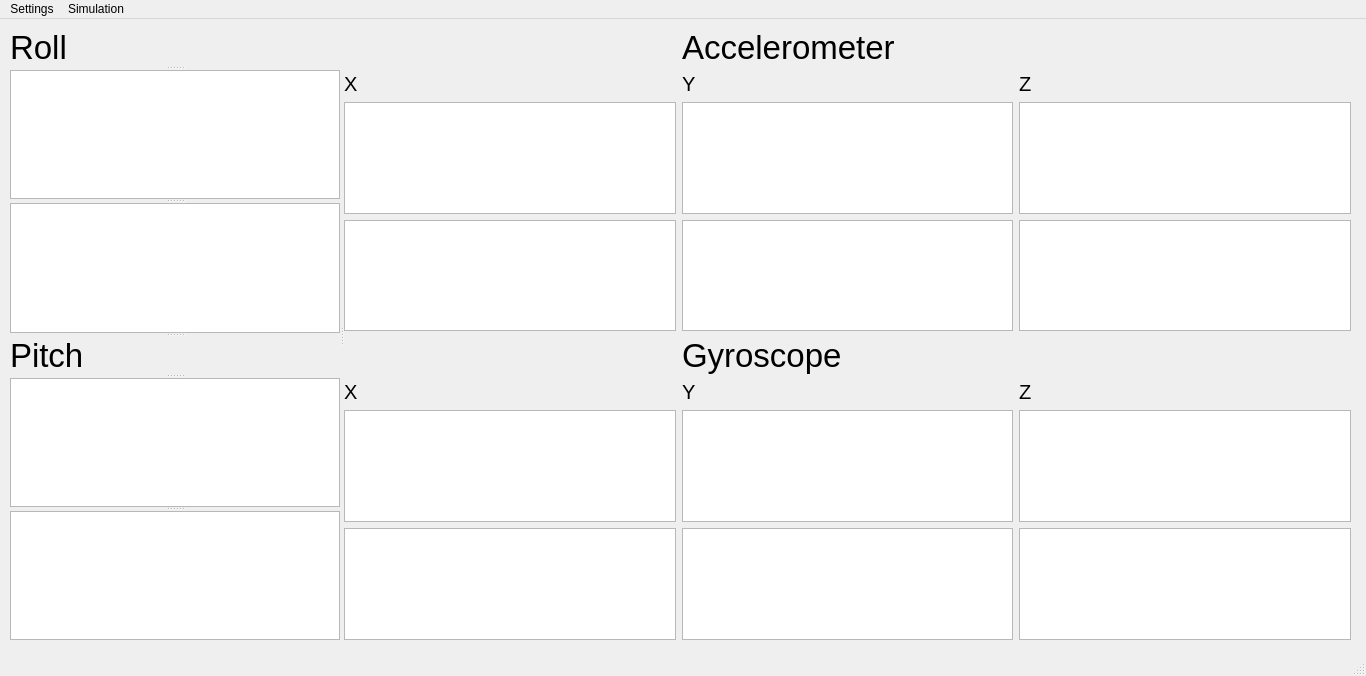
<?xml version="1.0" encoding="UTF-8"?>
<ui version="4.0">
 <class>MainWindow</class>
 <widget class="QMainWindow" name="MainWindow">
  <property name="geometry">
   <rect>
    <x>0</x>
    <y>0</y>
    <width>1366</width>
    <height>676</height>
   </rect>
  </property>
  <property name="windowTitle">
   <string>MainWindow</string>
  </property>
  <widget class="QWidget" name="centralwidget">
   <widget class="QSplitter" name="splitter_2">
    <property name="geometry">
     <rect>
      <x>10</x>
      <y>10</y>
      <width>1341</width>
      <height>611</height>
     </rect>
    </property>
    <property name="orientation">
     <enum>Qt::Horizontal</enum>
    </property>
    <widget class="QSplitter" name="splitter">
     <property name="orientation">
      <enum>Qt::Vertical</enum>
     </property>
     <widget class="QLabel" name="label_roll">
      <property name="font">
       <font>
        <pointsize>25</pointsize>
       </font>
      </property>
      <property name="text">
       <string>Roll</string>
      </property>
     </widget>
     <widget class="QGraphicsView" name="graphicsView_roll_t"/>
     <widget class="QGraphicsView" name="graphicsView_roll_f"/>
     <widget class="QLabel" name="label_pitch">
      <property name="font">
       <font>
        <pointsize>25</pointsize>
       </font>
      </property>
      <property name="text">
       <string>Pitch</string>
      </property>
     </widget>
     <widget class="QGraphicsView" name="graphicsView_pitch_t"/>
     <widget class="QGraphicsView" name="graphicsView_pitch_f"/>
    </widget>
    <widget class="QWidget" name="">
     <layout class="QGridLayout" name="gridLayout">
      <item row="8" column="2">
       <widget class="QGraphicsView" name="graphicsView_gyro_z_f"/>
      </item>
      <item row="8" column="0">
       <widget class="QGraphicsView" name="graphicsView_gyro_x_f"/>
      </item>
      <item row="5" column="1">
       <widget class="QLabel" name="label_gyro">
        <property name="font">
         <font>
          <pointsize>25</pointsize>
         </font>
        </property>
        <property name="text">
         <string>Gyroscope</string>
        </property>
       </widget>
      </item>
      <item row="2" column="2">
       <widget class="QGraphicsView" name="graphicsView_acc_z_t"/>
      </item>
      <item row="1" column="0">
       <widget class="QLabel" name="label_acc_x">
        <property name="font">
         <font>
          <pointsize>15</pointsize>
         </font>
        </property>
        <property name="text">
         <string>X</string>
        </property>
       </widget>
      </item>
      <item row="3" column="1">
       <widget class="QGraphicsView" name="graphicsView_acc_y_f"/>
      </item>
      <item row="6" column="1">
       <widget class="QLabel" name="label_gyro_y">
        <property name="font">
         <font>
          <pointsize>15</pointsize>
         </font>
        </property>
        <property name="text">
         <string>Y</string>
        </property>
       </widget>
      </item>
      <item row="6" column="2">
       <widget class="QLabel" name="label_gyro_z">
        <property name="font">
         <font>
          <pointsize>15</pointsize>
         </font>
        </property>
        <property name="text">
         <string>Z</string>
        </property>
       </widget>
      </item>
      <item row="2" column="0">
       <widget class="QGraphicsView" name="graphicsView_acc_x_t"/>
      </item>
      <item row="2" column="1">
       <widget class="QGraphicsView" name="graphicsView_acc_y_t"/>
      </item>
      <item row="7" column="1">
       <widget class="QGraphicsView" name="graphicsView_gyro_y_t"/>
      </item>
      <item row="6" column="0">
       <widget class="QLabel" name="label_gyro_x">
        <property name="font">
         <font>
          <pointsize>15</pointsize>
         </font>
        </property>
        <property name="text">
         <string>X</string>
        </property>
       </widget>
      </item>
      <item row="3" column="2">
       <widget class="QGraphicsView" name="graphicsView_acc_z_f"/>
      </item>
      <item row="1" column="1">
       <widget class="QLabel" name="label_acc_y">
        <property name="font">
         <font>
          <pointsize>15</pointsize>
         </font>
        </property>
        <property name="text">
         <string>Y</string>
        </property>
       </widget>
      </item>
      <item row="3" column="0">
       <widget class="QGraphicsView" name="graphicsView_acc_x_f"/>
      </item>
      <item row="7" column="0">
       <widget class="QGraphicsView" name="graphicsView_gyro_x_t"/>
      </item>
      <item row="8" column="1">
       <widget class="QGraphicsView" name="graphicsView_gyro_y_f"/>
      </item>
      <item row="7" column="2">
       <widget class="QGraphicsView" name="graphicsView_gyro_z_t"/>
      </item>
      <item row="0" column="1">
       <widget class="QLabel" name="label_acc">
        <property name="font">
         <font>
          <pointsize>25</pointsize>
         </font>
        </property>
        <property name="text">
         <string>Accelerometer</string>
        </property>
       </widget>
      </item>
      <item row="1" column="2">
       <widget class="QLabel" name="label_acc_z">
        <property name="font">
         <font>
          <pointsize>15</pointsize>
         </font>
        </property>
        <property name="text">
         <string>Z</string>
        </property>
       </widget>
      </item>
      <item row="4" column="1">
       <spacer name="verticalSpacer_2">
        <property name="orientation">
         <enum>Qt::Vertical</enum>
        </property>
        <property name="sizeHint" stdset="0">
         <size>
          <width>20</width>
          <height>40</height>
         </size>
        </property>
       </spacer>
      </item>
     </layout>
    </widget>
   </widget>
  </widget>
  <widget class="QMenuBar" name="menubar">
   <property name="geometry">
    <rect>
     <x>0</x>
     <y>0</y>
     <width>1366</width>
     <height>21</height>
    </rect>
   </property>
   <widget class="QMenu" name="menuConnect">
    <property name="title">
     <string>Settings</string>
    </property>
    <addaction name="actionConnect"/>
    <addaction name="actionUART_Config"/>
   </widget>
   <widget class="QMenu" name="menuSimulation">
    <property name="title">
     <string>Simulation</string>
    </property>
    <addaction name="actionStart_2"/>
   </widget>
   <addaction name="menuConnect"/>
   <addaction name="menuSimulation"/>
  </widget>
  <widget class="QStatusBar" name="statusbar"/>
  <action name="actionConnect">
   <property name="checkable">
    <bool>true</bool>
   </property>
   <property name="text">
    <string>Connect</string>
   </property>
  </action>
  <action name="actionStart">
   <property name="text">
    <string>Start</string>
   </property>
  </action>
  <action name="actionStop">
   <property name="text">
    <string>Stop</string>
   </property>
  </action>
  <action name="actionStart_2">
   <property name="checkable">
    <bool>true</bool>
   </property>
   <property name="text">
    <string>Start</string>
   </property>
  </action>
  <action name="actionStop_2">
   <property name="text">
    <string>Stop</string>
   </property>
  </action>
  <action name="actionUART_Config">
   <property name="text">
    <string>UART Config</string>
   </property>
  </action>
 </widget>
 <resources/>
 <connections/>
</ui>
